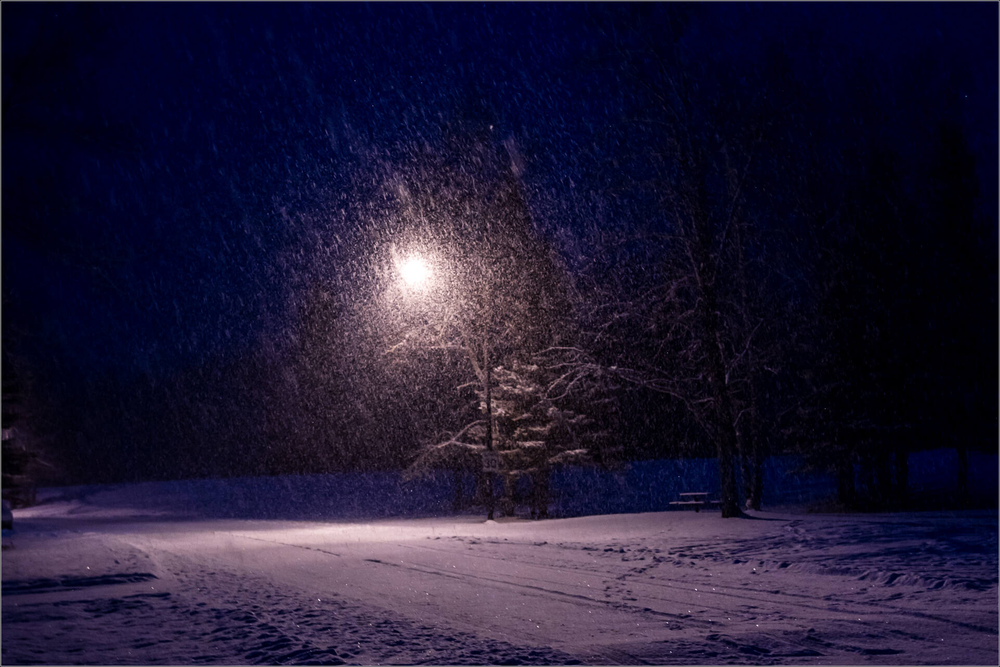
//> input picture ora4_2/build/kep1.png, 1000 x 667 px, shrunk from 1924 x 1284 before the run
$ ./main   (built with g++ and OpenCV 4)
//> lines starting //> are read from the running program, lines starting //| are printed output that depends on the picture
#include <opencv2/core.hpp>
#include <opencv2/imgproc.hpp>
#include <opencv2/imgcodecs.hpp>
#include <opencv2/highgui.hpp>
#include <iostream>

void Exercise1()
{
	cv::Mat image = cv::imread("/Users/halaszkata/git/2023/2.felev/Kepfledolgozas/ora4_2/build/kep1.png", 0);
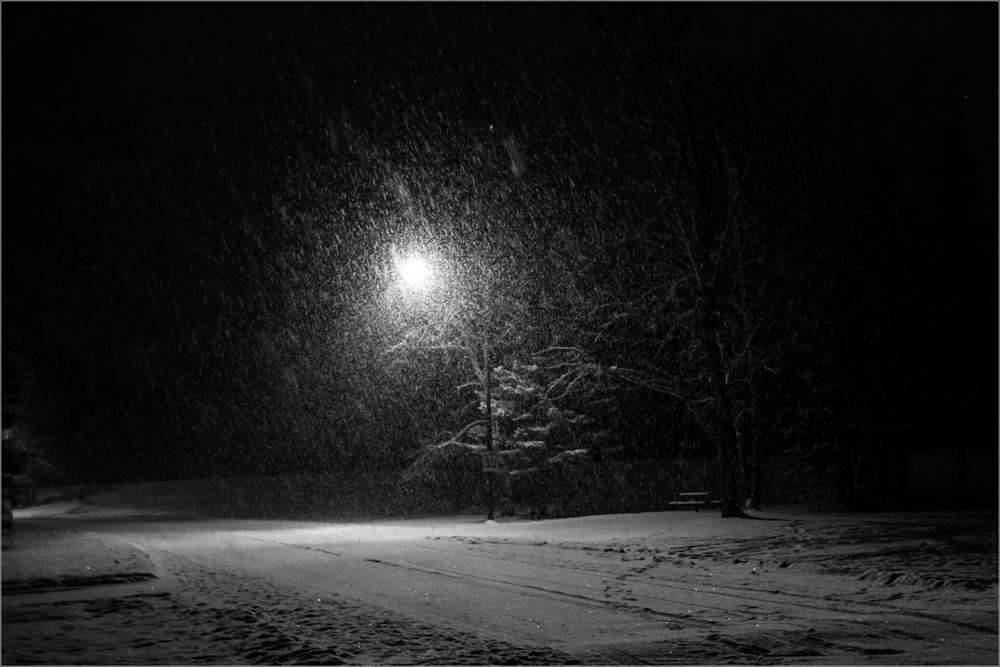
//> image: 667 rows x 1000 cols, CV_8UC1; min 0, max 255, mean 30.5
    cv::Mat blurred, unsharped;
    cv::GaussianBlur(image, blurred, cv::Size(3, 3), 1);
    cv::addWeighted(image, 1.5, blurred, -0.5, 0,unsharped);
    cv::imshow("unsharped", unsharped);
    cv::waitKey();
}

void Exercise2()
{
	cv::Mat I = cv::imread("/Users/halaszkata/git/2023/2.felev/Kepfledolgozas/ora4_2/build/kep1.png", 1);
//> I is the input picture: 667 rows x 1000 cols, CV_8UC3; mean B, G, R 52, 26.1, 32.5
	cv::Mat hsv,splitted[3], equalized[3],merged,result;

	cv::cvtColor(I, hsv, cv::COLOR_BGR2HSV);
//> hsv: 667 rows x 1000 cols, CV_8UC3; mean H, S, V 129, 178.1, 53.5

	cv::split(hsv, splitted);
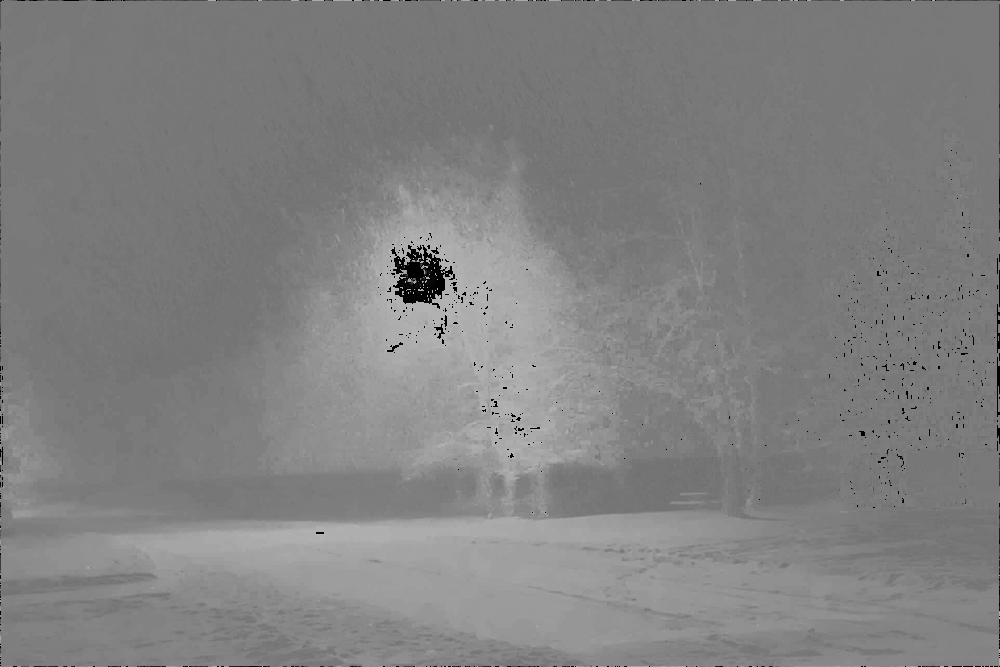
//> splitted[0]: 667 rows x 1000 cols, CV_8UC1; min 0, max 179, mean 129
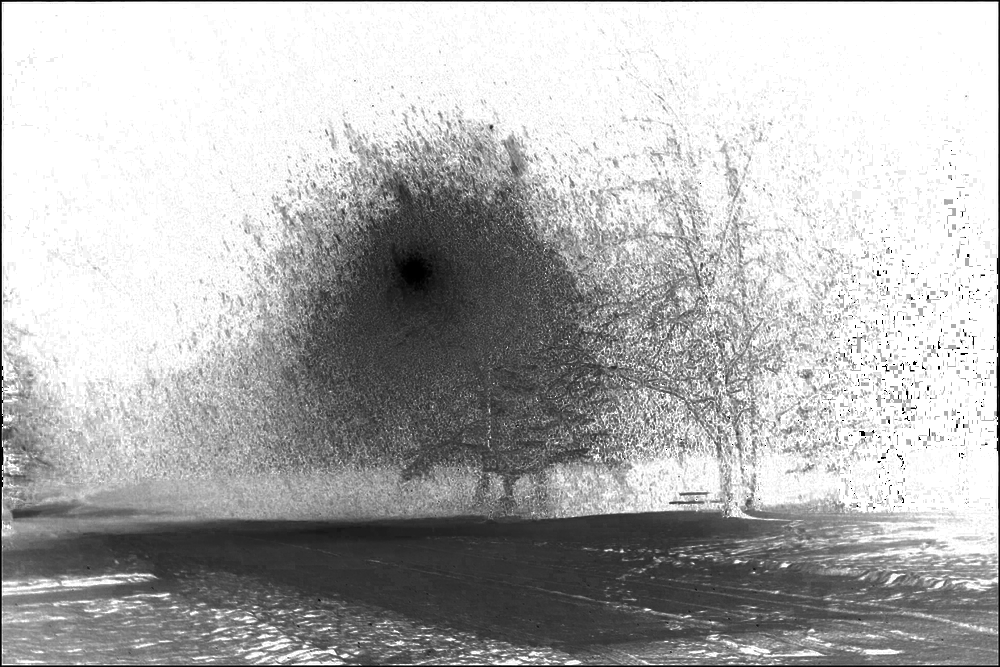
//> splitted[1]: 667 rows x 1000 cols, CV_8UC1; min 0, max 255, mean 178.1
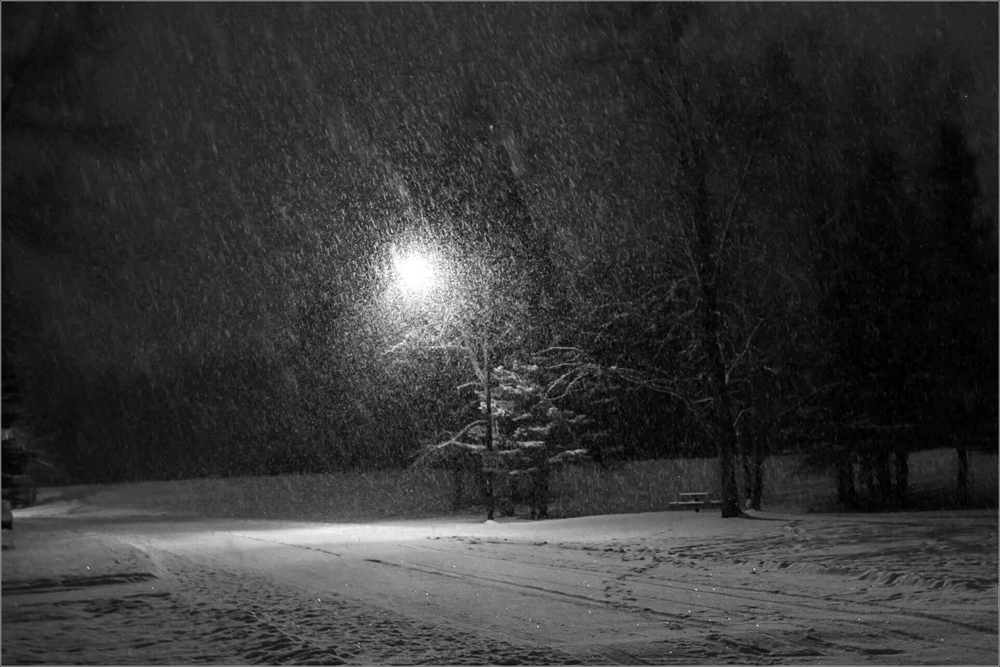
//> splitted[2]: 667 rows x 1000 cols, CV_8UC1; min 0, max 255, mean 53.5
	cv::equalizeHist(splitted[2], equalized[2]);
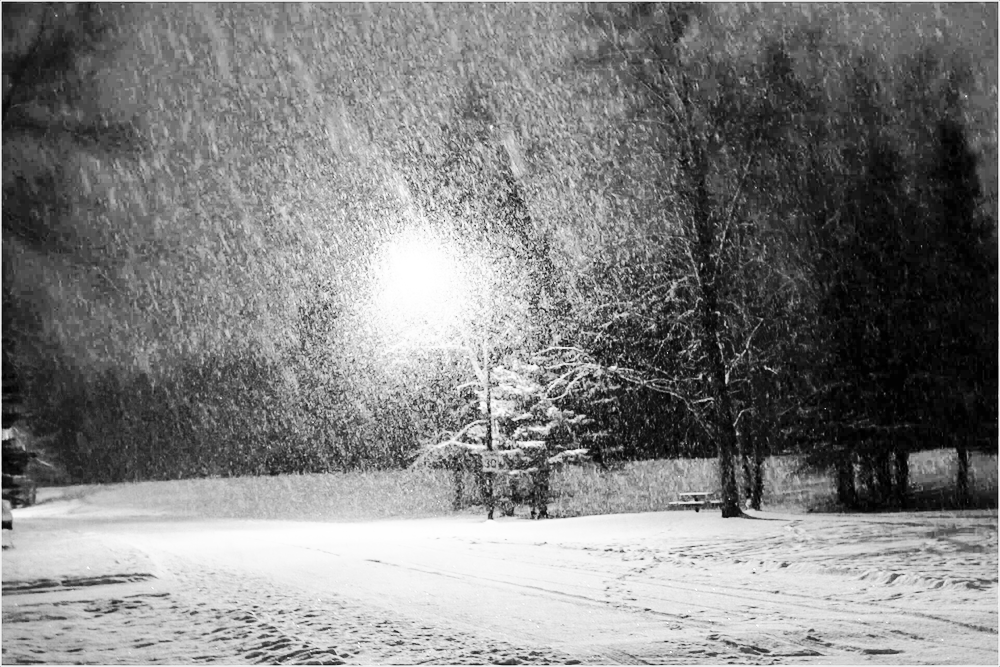
//> equalized[2]: 667 rows x 1000 cols, CV_8UC1; min 0, max 255, mean 128.7
	splitted[1].copyTo(equalized[1]);
	splitted[0].copyTo(equalized[0]);

	cv::merge(equalized, 3, merged);
//> merged: 667 rows x 1000 cols, CV_8UC3; mean H, S, V 129, 178.1, 128.7
	cv::cvtColor(merged, result, cv::COLOR_HSV2BGR);
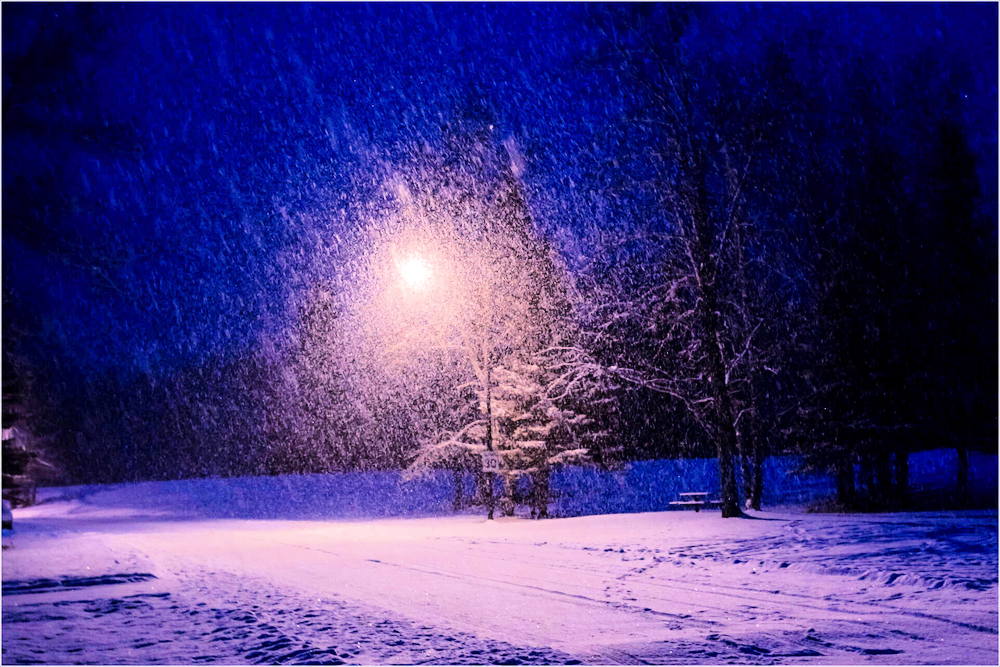
//> result: 667 rows x 1000 cols, CV_8UC3; mean B, G, R 126, 56.4, 70.4
	cv::imshow("result", result);
	cv::waitKey();
}

int main()
{
	Exercise1();
	Exercise2();
	return 0;
}
